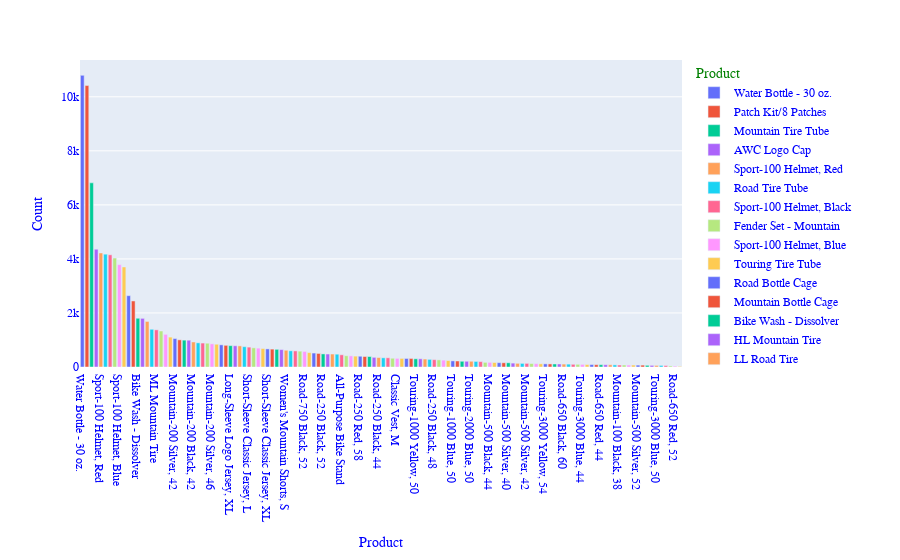

The notebook cell this image was saved under:
### Code cell
#Let's view the  Product count as a visual
import plotly.express as px

#Generate a function for the plot
def bar_plot(df,col):

    fig = px.bar(df,
        x = df[col].value_counts().keys(),
        y = df[col].value_counts().values,
        color= df[col].value_counts().keys()
    )
    fig.update_layout(
    xaxis_title= col,
    yaxis_title="Count",
    legend_title=col,
    font_family="Courier New",
    font_color="blue",
    title_font_family="Times New Roman",
    title_font_color="red",
    legend_title_font_color="green"
)

    fig.show()

#Use the above function to plot the product count
bar_plot(data2,'Product')
